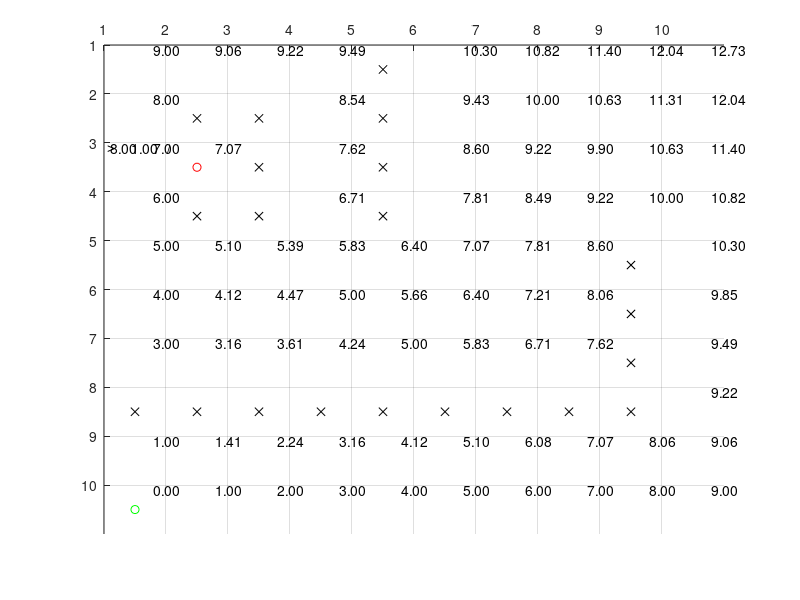

This chart was generated by the following MATLAB code: (Note: this script raises an error after producing the figure.)
function astar
clc; clear all; close all;
dbstop if error;

global VISIT_ALL_NODES; VISIT_ALL_NODES = 1;
display(sprintf('INFO: visit all nodes %d',VISIT_ALL_NODES));

map = map_create();
astar_execute(map);

function [start,goal,obstacle,clearpath]=map_constants()
start = 7;
goal = 8;
clearpath = 1;
obstacle = 0;

%--------------------------------------------------------------------------
% map
%--------------------------------------------------------------------------
function map = map_create()
[S,G,O,C] = map_constants;

small_map = ...
      [ C, C, C, C;
        C, O, O, C;
        C, S, O, C;
        C, O, O, G;
        ];
    
small_map2 = ...
      [ C, C, C, C;
        C, O, G, O;
        C, O, O, O;
        C, C, S, C;
        ];
    
% indexing is row,col, only col, row when plotting

large_map = ...
      [ C, C, C, C, O, C, C, C, C, C;
        C, O, O, C, O, C, C, C, C, C;
        C, S, O, C, O, C, C, C, C, C;
        C, O, O, C, O, C, C, C, C, C;
        C, C, C, C, C, C, C, C, O, C;
        C, C, C, C, C, C, C, C, O, C;
        C, C, C, C, C, C, C, C, O, C;
        O, O, O, O, O, O, O, O, O, C;
        C, C, C, C, C, C, C, C, C, C;
        G, C, C, C, C, C, C, C, C, C;
        ];
large_map2 = ...
      [ S, C, C, C, O, C, C, C, C, C;
        O, O, O, C, C, C, O, O, O, C;
        G, O, C, O, O, C, O, C, C, C;
        C, O, O, C, O, C, O, C, C, C;
        C, O, C, C, C, C, C, C, O, C;
        C, C, C, C, C, C, C, C, O, C;
        O, O, C, O, C, C, C, C, O, C;
        C, C, C, C, C, C, C, C, C, C;
        C, C, C, C, C, C, C, C, C, C;
        C, C, C, C, C, C, C, C, C, C;
        ];
no_path_large_map = ...
      [ C, C, C, C, O, C, C, C, C, C;
        C, O, O, C, O, C, C, C, C, C;
        C, S, O, C, O, C, C, C, C, C;
        C, O, O, C, O, C, C, C, C, C;
        C, C, C, C, C, C, C, C, O, C;
        C, C, C, C, C, C, C, C, O, C;
        C, C, C, C, C, C, C, C, O, C;
        O, O, O, O, O, O, O, O, O, O;
        C, C, C, C, C, C, C, C, C, C;
        G, C, C, C, C, C, C, C, C, C;
        ];

map = large_map;

function [r,c] = map_get_goal_pos(map)
[S,G,O,C] = map_constants;
[r,c] = find(map == G);

function [r,c] = map_get_start_pos(map)
[S,G,O,C] = map_constants;
[r,c] = find(map == S);

%--------------------------------------------------------------------------
% util
%--------------------------------------------------------------------------
function index = rc2indx(ROW,COL,r,c)
index = (r-1)*COL+c;

function [r,c] = indx2rc(ROW,COL,i)
r = ceil(i/COL);
c = mod(i,COL);
if( c == 0 )
  c = COL;
end


%--------------------------------------------------------------------------
% astar
%--------------------------------------------------------------------------
function astar_execute(map)
global VISIT_ALL_NODES;

[S,G,O,C] = map_constants;
[ROW,COL] = size(map);
[start_r,start_c] = map_get_start_pos(map);
[goal_r,goal_c] = map_get_goal_pos(map);

% draw a map base
axis([1 COL+1 1 ROW+1]);
grid on;
hold on;
set(gca,'XTick',[1:1:COL]);
set(gca,'YTick',[1:1:ROW]);
set(gca,'xaxislocation','top','ydir','reverse');
%set(gca,'xdir','right');

% plot start, goal, obstacles
plot(start_c+0.5,start_r+0.5,'ro');
plot(goal_c+0.5,goal_r+0.5,'go');
for ri = 1:ROW
    for ci = 1:COL
        if(map(ri,ci)==O) % if it is a obstacle draw it
            plot(ci+0.5,ri+0.5,'kx');
        end
    end
end

% compute h values for all nodes, create nodes for the first time
nodes = astar_compute_h(map);

nodes = draw_fgh_value(map,nodes);


% initialize close list with start position
% empty open list
ci=1;  % current slot in close_list
close_list(ci) = rc2indx(ROW,COL,start_r,start_c);  % <---- this is current position
current_hldr = plot(start_c+0.1,start_r+0.1,'r*');
oi=1;  % current open slot in open_list
open_list=[];

% for loop start here
keep_running = true;
while keep_running


% find surrounding nodes (max 4), and put them in open list
[current_r,current_c] = indx2rc(ROW,COL,close_list(ci));
%      r-1
% c-1       c+1
%      r+1
tmp_r = current_r - 1;
if( tmp_r >= 1 && tmp_r <= ROW && map(tmp_r,current_c) ~= O && ...
        map(tmp_r,current_c) ~= S && ...
        size(find(close_list == rc2indx(ROW,COL,tmp_r,current_c)),2) == 0 )
    % update neighboring nodes' g value if it is smaller
    indx = rc2indx(ROW,COL,tmp_r,current_c);
    nodes(indx) = update_neighbor(nodes(indx),nodes(close_list(ci)));
    % add it to open_list if it is not already
    open_list = list_unique_add(open_list,indx);
end
tmp_c = current_c - 1;
if( tmp_c >= 1 && tmp_c <= COL && map(current_r,tmp_c) ~= O && ...
        map(current_r,tmp_c) ~= S && ...
        size(find(close_list == rc2indx(ROW,COL,current_r,tmp_c)),2) == 0 )
    % update neighboring nodes' g value if it is smaller
    indx = rc2indx(ROW,COL,current_r,tmp_c);
    nodes(indx) = update_neighbor(nodes(indx),nodes(close_list(ci)));
    % add it to open_list if it is not already
    open_list = list_unique_add(open_list,indx);
end
tmp_c = current_c + 1;
if( tmp_c >= 1 && tmp_c <= COL && map(current_r,tmp_c) ~= O && ...
        map(current_r,tmp_c) ~= S && ...
        size(find(close_list == rc2indx(ROW,COL,current_r,tmp_c)),2) == 0 )
    % update neighboring nodes' g value if it is smaller
    indx = rc2indx(ROW,COL,current_r,tmp_c);
    nodes(indx) = update_neighbor(nodes(indx),nodes(close_list(ci)));
    % add it to open_list if it is not already
    open_list = list_unique_add(open_list,indx);
end
tmp_r = current_r + 1;
if( tmp_r >=1 && tmp_r <= ROW && map(tmp_r,current_c) ~= O && ...
        map(tmp_r,current_c) ~= S && ...
        size(find(close_list == rc2indx(ROW,COL,tmp_r,current_c)),2) == 0 )
    % update neighboring nodes' g value if it is smaller
    indx = rc2indx(ROW,COL,tmp_r,current_c);
    nodes(indx) = update_neighbor(nodes(indx),nodes(close_list(ci)));
    % add it to open_list if it is not already
    open_list = list_unique_add(open_list,indx);
end
draw_fgh_value(map,nodes);

% find smallest f value
minv = 999999;
for i = 1:size(open_list,2)
  open_list(i);
  nodes(open_list(i));
    if( nodes(open_list(i)).f < minv )
        minv = nodes(open_list(i)).f;
        sm_i = i;
    end
end

% pop open list, push close list
delete(current_hldr);
text(nodes(close_list(ci)).c+0.01,nodes(close_list(ci)).r+0.1,'/');
ci = ci + 1;
close_list(ci) = open_list(sm_i);
current_hldr = plot(nodes(close_list(ci)).c+0.01,nodes(close_list(ci)).r+0.1,'r*');
open_list(sm_i) = [];


%-------------------------------------------------------
% STOP condition
% when goal is reached or
% visits all nodes
%-------------------------------------------------------
if( VISIT_ALL_NODES )
    if( ci > ROW*COL - 1 - size(find(map == O),1) )
        keep_running = false;
        delete(current_hldr);
        text(nodes(close_list(ci)).c+0.01,nodes(close_list(ci)).r+0.1,'/');
    end
else
    if ( map(nodes(close_list(ci)).r,nodes(close_list(ci)).c) == G )
        keep_running = false;
        delete(current_hldr);
        text(nodes(close_list(ci)).c+0.01,nodes(close_list(ci)).r+0.1,'/');
    end
end

pause(0.1);

end % while keep_running

% traverse back
ti = rc2indx(ROW,COL,goal_r,goal_c);
if( nodes(ti).parent_r == 0 || nodes(ti).parent_c == 0 )
    display('no path');
    return;
end
while (nodes(ti).r ~= start_r || nodes(ti).c ~= start_c)
    if( nodes(ti).c > nodes(ti).parent_c )
        xx = [nodes(ti).parent_c+0.5 nodes(ti).c+0.5];
    else
        xx = [nodes(ti).c+0.5 nodes(ti).parent_c+0.5];
    end
    if( nodes(ti).r > nodes(ti).parent_r )
        yy = [nodes(ti).parent_r+0.5 nodes(ti).r+0.5];
    else
        yy = [nodes(ti).r+0.5 nodes(ti).parent_r+0.5];
    end
    plot(xx,yy);
    ti = rc2indx(ROW,COL,nodes(ti).parent_r,nodes(ti).parent_c);
    pause(0.5);
end



function neighbor_node = update_neighbor(neighbor_node,current_node)
global INIT_G_VALUE
global G_COST
G_COST = 1;
% if it is first time computing g (-1 value) then update it
if ( neighbor_node.g == INIT_G_VALUE && current_node.g == INIT_G_VALUE )
    neighbor_node.g = G_COST;
    neighbor_node.parent_r = current_node.r;
    neighbor_node.parent_c = current_node.c;
    neighbor_node.f = neighbor_node.g + neighbor_node.h;
elseif ( neighbor_node.g ~= INIT_G_VALUE && current_node.g ~= INIT_G_VALUE )
    if ( current_node.g + G_COST < neighbor_node.g )
        neighbor_node.g = current_node.g + G_COST;
        neighbor_node.parent_r = current_node.r;
        neighbor_node.parent_c = current_node.c;
        neighbor_node.f = neighbor_node.g + neighbor_node.h;
    end
elseif ( neighbor_node.g == INIT_G_VALUE )
    neighbor_node.g = current_node.g + G_COST;
    neighbor_node.parent_r = current_node.r;
    neighbor_node.parent_c = current_node.c;
    neighbor_node.f = neighbor_node.g + neighbor_node.h;
% or updated g is less also update it
elseif ( current_node.g == INIT_G_VALUE )
    display('bug');
end

function list = list_unique_add(list,value)
if( size(find(list == value),2) == 0 )
    i = size(list,2)+1;
    list(i) = value;
end

function nodes = draw_fgh_value(map,nodes)
[S,G,O,C] = map_constants;
[ROW,COL] = size(map);
global INIT_G_VALUE;
global INIT_F_VALUE;
% draw h values
for ni = 1:size(nodes,2)
    % if it is not an obstacle draw debug info
    if( map(nodes(ni).r,nodes(ni).c) ~= O )
        %------------------------
        % draw f = g + h
        s = sprintf('%0.2f',nodes(ni).h);
        if( nodes(ni).h_hldr == 0 )
            nodes(ni).h_hldr = text(nodes(ni).c+0.8,nodes(ni).r+0.1,s);
        else
            set(nodes(ni).h_hldr,'String',s);
        end
        if( nodes(ni).g ~= INIT_G_VALUE )
            s = sprintf('%0.2f',nodes(ni).g);
            if( nodes(ni).g_hldr == 0 )
                nodes(ni).g_hldr = text(nodes(ni).c+0.45,nodes(ni).r+0.1,s);
            else
                set(nodes(ni).g_hldr,'String',s);
            end
        end
        if( nodes(ni).f ~= INIT_F_VALUE )
            s = sprintf('%0.2f',nodes(ni).f);
            if( nodes(ni).f_hldr == 0 )
                nodes(ni).f_hldr = text(nodes(ni).c+0.1,nodes(ni).r+0.1,s);
            else
                set(nodes(ni).f_hldr,'String',s);
            end
        end
        %----------------------------
        % draw arrow
        update_arrow = false;
        if( 0 < nodes(ni).r+1 && nodes(ni).r+1 == nodes(ni).parent_r && nodes(ni).r+1 < ROW )
            s = 'v'; update_arrow = true;
        elseif( 0 < nodes(ni).r-1 && nodes(ni).r-1 == nodes(ni).parent_r && nodes(ni).r-1 < ROW )
            s = '\^'; update_arrow = true;
        elseif( 0 < nodes(ni).c+1 && nodes(ni).c+1 == nodes(ni).parent_c && nodes(ni).c+1 < COL )
            s = '>'; update_arrow = true;
        elseif( 0 < nodes(ni).c-1 && nodes(ni).c-1 == nodes(ni).parent_c && nodes(ni).c-1 < COL )
            s = '<'; update_arrow = true;
        end
        if( update_arrow )
            if( nodes(ni).arrow_hldr == 0 )
                nodes(ni).arrow_hldr = text(nodes(ni).c+0.05,nodes(ni).r+0.1,s);
            else
                set(nodes(ni).arrow_hldr,'String',s);
            end
        end
    end
end
function nodes = astar_compute_h(map)
[S,G,O,C] = map_constants;
[ROW,COL] = size(map);

nodes(ROW*COL) = struct('r',[],'c',[],'h',[],'g',[],'f',[], ...
    'parent_r',[],'parent_c',[],'h_hldr',[],'g_hldr',[],'f_hldr',[],...
    'arrow_hldr',[]);

[goal_r,goal_c] = find(map==G);

global INIT_G_VALUE;
INIT_G_VALUE = 99999;
global INIT_F_VALUE;
INIT_F_VALUE = 99999;

n = 1;
for r = 1:ROW
  for c = 1:COL
          nodes(n).r = r;
          nodes(n).c = c;
          nodes(n).h = sqrt( abs(goal_r-r)^2 + abs(goal_c-c)^2 );
          nodes(n).g = INIT_G_VALUE;
          nodes(n).f = INIT_F_VALUE;
          nodes(n).parent_r = 0;
          nodes(n).parent_c = 0;
          nodes(n).h_hldr = 0;
          nodes(n).g_hldr = 0;
          nodes(n).f_hldr = 0;
          nodes(n).arrow_hldr = 0;
          n = n+1;
  end
end

% improvement
% convert to node base to avoid unnecessary r,c to node index conversion
% keep sorted open_list for performance
